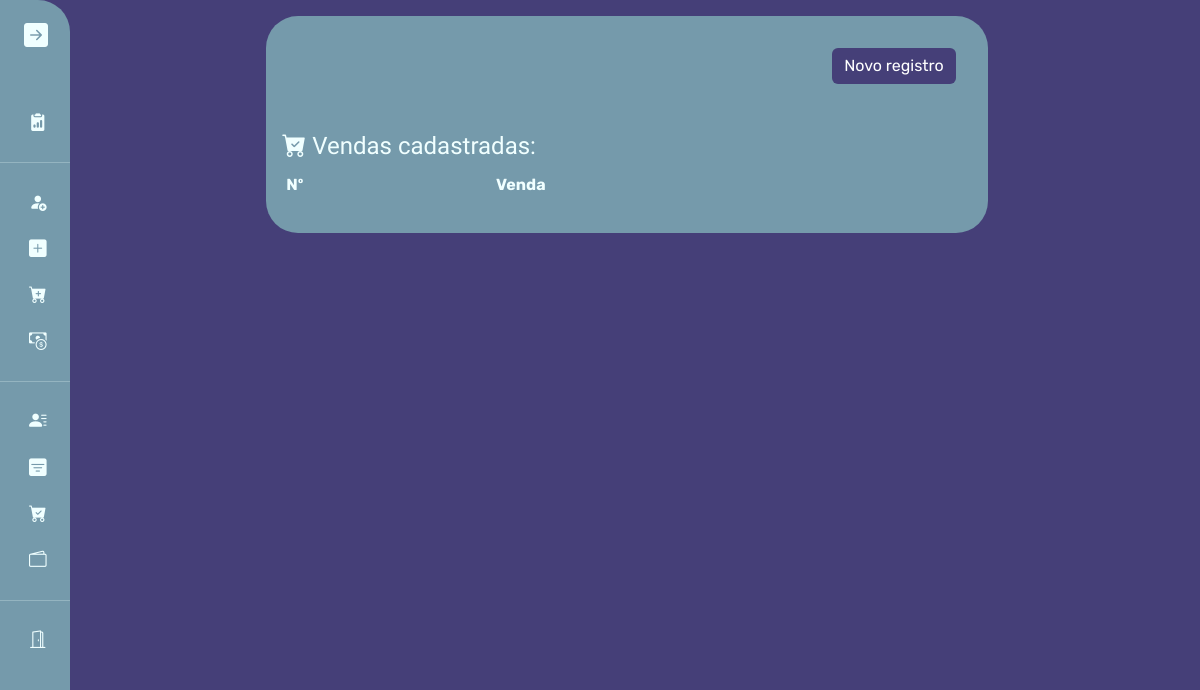
/visualizar-vendas/ (signed in), run on an earlier commit of the app's database.
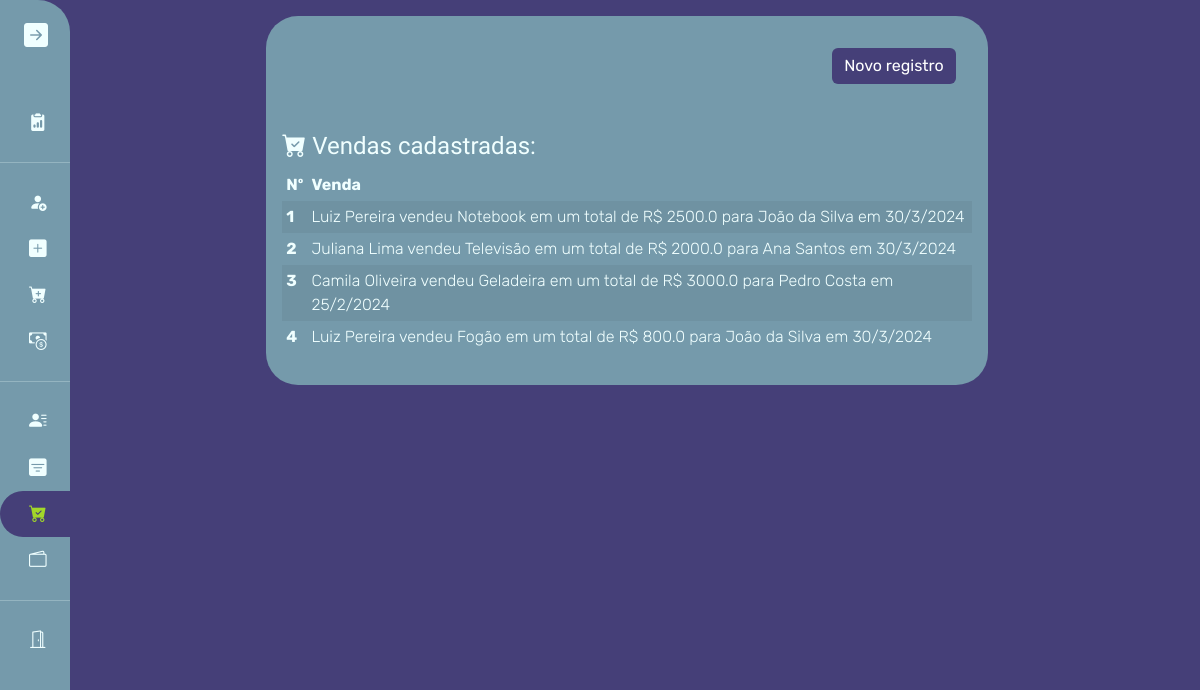
And on a later commit of the database.
### Central/models.py (models this page shows)
class Venda(models.Model):
    vendedor = models.ForeignKey(Vendedor, on_delete=models.DO_NOTHING)
    cliente = models.ForeignKey(Cliente, on_delete=models.DO_NOTHING)
    produto = models.ForeignKey(Produto, on_delete=models.DO_NOTHING)
    total = models.FloatField()
    data = models.DateTimeField(default=datetime.now())
    def __str__(self):
        return f'{self.vendedor} vendeu {self.produto} em um total de R$ {self.total} para {self.cliente} em {f"{self.data.day}/{self.data.month}/{self.data.year}"}'

class Vendedor(models.Model):
    nome = models.CharField(max_length=50)
    def __str__(self):
        return self.nome

class Produto(models.Model):
    nome = models.CharField(max_length=50)
    preco = models.FloatField()
    def __str__(self):
        return self.nome

class Cliente(models.Model):
    nome = models.CharField(max_length=50)
    cadastro_em = models.DateTimeField(default=datetime.now())
    def __str__(self):
        return self.nome

### VisualizacoesBD/views.py (the view)
# urls.py: path('visualizar-vendas/', visual_vendas_view, name='VisualVendas'),
@login_required
def visual_vendas_view(request):
    vendas = Venda.objects.all()
    dict_vendas = {}
    cont = 1
    for venda in vendas:
        dict_vendas[cont] = venda
        cont += 1
    return render(request, 'VisualizacoesBD/visual-vendas.html', {'dados': dict_vendas})

### VisualizacoesBD/templates/VisualizacoesBD/visual-vendas.html (shortened to what this page needs)
{% extends 'Bases/base-visuals.html' %}
{% load static %}
{% block url_regist %}{% url 'RegistVenda' %}{% endblock %}
{% block cabecalho_table %}
    <i class="bi bi-cart-check-fill"></i>
    Vendas cadastradas:
{% endblock %}
{% block colunas %}
    <th scope="col">Nº</th>
    <th scope="col">Venda</th>
{% endblock %}
{% block tratam_dados %}
    <th scope="row">{{ n }}</th>
    <td>{{ dado }}</td>
{% endblock %}

### templates/Bases/base-visuals.html
{% extends 'Bases/menu-lateral.html' %}
{% load static %}
{% block meus_estilos %}
    <link rel="stylesheet" href="{% static 'css/Bases/base-visuals.css' %}">
{% endblock %}
{% block conteudo %}
    <div class="container-fluid">
        <div class="row">
            <div class="col-12 col-lg-8 mx-auto fundo p-3 d-flex flex-column">
                <a href="{% block url_regist %}{% endblock %}" class="btn btn-primary align-self-end me-3 mt-3">Novo registro</a>
                <p class="h4 mt-5 comforta">{% block cabecalho_table %}{% endblock %}</p>
                <table class="table table-sm table-striped table-hover">
                    <thead>
                        <tr>
                            {% block colunas %}{% endblock %}
                        </tr>
                    </thead>
                    <tbody>
                        {% for n, dado in dados.items %}
                            <tr>
                                {% block tratam_dados %}{% endblock %}
                            </tr>
                        {% endfor %}
                    </tbody>
                </table>
            </div>
        </div>
    </div>
{% endblock %}

### templates/Bases/menu-lateral.html (shortened to what this page needs)
{% extends 'Bases/base.html' %}
{% load static %}
{% block estilos_base %}
    <link rel="stylesheet" href="{% static 'css/Bases/menu-lateral.css' %}">
{% endblock %}
{% block restante-cont %}
    <main>
        <div class="wrapper me-3">
            <aside id="sidebar">
                <div class="d-flex flex-column">
                    <button class="toggle-btn align-self-start" id="id-toggle-btn" type="button">
                        <i class="bi bi-arrow-left-square-fill"></i>
                    </button>
                </div>
                <ul class="sidebar-nav">
                    <li class="sidebar-item">
                        <a href="{% url 'Dashboard' %}" class="sidebar-link" id="opc-dashboard">
                            <i class="bi bi-clipboard2-data-fill me-1"></i>
                            <span>Dashboard</span></a>
                    </li>
                    <hr>
                    <li class="sidebar-item">
                        <a href="{% url 'RegistCliente' %}" class="sidebar-link">
                            <i class="bi bi-person-fill-add"></i>
                            <span>Registrar cliente</span></a>
                    </li>
                    <li class="sidebar-item">
                        <a href="{% url 'RegistProduto' %}" class="sidebar-link">
                            <i class="bi bi-plus-square-fill"></i>
                            <span>Registrar produto</span></a>
                    </li>
                    <li class="sidebar-item">
                        <a href="{% url 'RegistVenda' %}" class="sidebar-link">
                            <i class="bi bi-cart-plus-fill"></i>
                            <span>Registrar venda</span></a>
                    </li>
                    <li class="sidebar-item">
                        <a href="{% url 'RegistDespesa' %}" class="sidebar-link">
                            <i class="bi bi-cash-coin"></i>
                            <span>Registrar despesa</span></a>
                    </li>
                    <hr>
                    <li class="sidebar-item">
                        <a href="{% url 'VisualClientes' %}" class="sidebar-link" id="opc-vis-cliente">
                            <i class="bi bi-person-lines-fill"></i>
                            <span>Visualizar clientes</span></a>
                    </li>
                    <li class="sidebar-item">
                        <a href="{% url 'VisualProdutos' %}" class="sidebar-link" id="opc-vis-produto">
                            <i class="bi bi-filter-square-fill"></i>
                            <span>Visualizar produtos</span></a>
                    </li>
                    <li class="sidebar-item">
                        <a href="{% url 'VisualVendas' %}" class="sidebar-link" id="opc-vis-venda">
                            <i class="bi bi-cart-check-fill"></i>
                            <span>Visualizar vendas</span></a>
                    </li>
                    <li class="sidebar-item">
                        <a href="{% url 'VisualDespesas' %}" class="sidebar-link" id="opc-vis-despesa">
                            <i class="bi bi-wallet2"></i>
                            <span>Visualizar despesas</span></a>
                    </li>
                    <hr>
                    <li class="sidebar-item">
                        <a href="{% url 'Saida' %}" class="sidebar-link" id="sair">
                            <i class="bi bi-door-open"></i>
                            <span>Sair</span></a>
                    </li>
                </ul>
            </aside>
            <div class="main p-3">
                {% block conteudo %}{% endblock %}
            </div>
        </div>
    </main>
{% endblock %}

### templates/Bases/base.html (shortened to what this page needs)
{% load static %}
<!DOCTYPE html>
<html lang="pt-br">
<head>
    <link href="https://cdn.jsdelivr.net/npm/bootstrap@5/dist/css/bootstrap.min.css" rel="stylesheet">
    <link rel="stylesheet" href="https://cdn.jsdelivr.net/npm/bootstrap-icons@1/font/bootstrap-icons.min.css">
    <link rel="stylesheet" href="{% static 'css/Bases/root.css' %}">
    {% block estilos_base %}{% endblock %}
    {% block meus_estilos %}{% endblock %}
</head>
<body>
    {% block restante-cont %}{% endblock %}
</body>
</html>

### static/css/Bases/root.css (style rules this page uses)
:root { --cor-fundo: #453F78; --cor-unico: #1E1428; --cor-cartoes: #759AAB; --cor-graficos: #89CE94; --cor-selecoes: #A2D729; --cor-fonte: #F0FFFF; }
.comforta { font-family: "Comfortaa", sans-serif; font-optical-sizing: auto; font-weight: 500; font-style: normal; color: var(--cor-fonte); }
body { background-color: var(--cor-fundo); font-family: "Rubik", sans-serif; font-optical-sizing: auto; font-weight: 300; font-style: normal; color: var(--cor-fonte); }

### static/css/Bases/menu-lateral.css (style rules this page uses)
.wrapper { display: flex; }
#sidebar { width: 70px; min-width: 70px; z-index: 1000; transition: all .25s ease-in-out; background-color: var(--cor-cartoes); display: flex; flex-direction: column; border-radius: 0 32px 32px 0; }
#sidebar:not(.expand) .toggle-btn { transform: rotate(180deg); }
.toggle-btn { background-color: transparent; cursor: pointer; border: 0; padding: 1rem 1.5rem; transition: all .25s ease-in-out; }
.toggle-btn i { font-size: 1.5rem; color: var(--cor-fonte); }
.sidebar-nav { padding: 2rem 0; flex: 1 1 auto; }
.sidebar-item { list-style: none; position: relative; }
a.sidebar-link { text-decoration: none; padding: .625rem 1.625rem; display: block; font-size: 0.9rem; white-space: nowrap; border-left: 3px solid transparent; color: var(--cor-fonte); border-radius: 32px 0 0 32px; }
a.atual { background-color: var(--cor-fundo) !important; color: var(--cor-selecoes); }
.sidebar-link i { font-size: 1.1rem; margin-right: .75rem; }
.main { min-height: 100vh; width: 100%; overflow: hidden; transition: all 0.35s ease-in-out; color: var(--cor-fonte); }

### static/css/Bases/base-visuals.css (style rules this page uses)
.fundo { background-color: var(--cor-cartoes); border-radius: 32px; }
.btn-primary { background-color: var(--cor-fundo); border: none; }

What changed in the data, as far as the page shows it:
added Venda: n "1", vendedor+produto+total "Luiz Pereira vendeu Notebook em um total de R$ 2500.0 para João da Silva em 30/3/2024"
added Venda: id "2", vendedor+produto+total "Juliana Lima vendeu Televisão em um total de R$ 2000.0 para Ana Santos em 30/3/2024"
added Venda: id "3", vendedor+produto+total "Camila Oliveira vendeu Geladeira em um total de R$ 3000.0 para Pedro Costa em 25/2/2024"
added Venda: n "4", vendedor+produto+total "Luiz Pereira vendeu Fogão em um total de R$ 800.0 para João da Silva em 30/3/2024"
